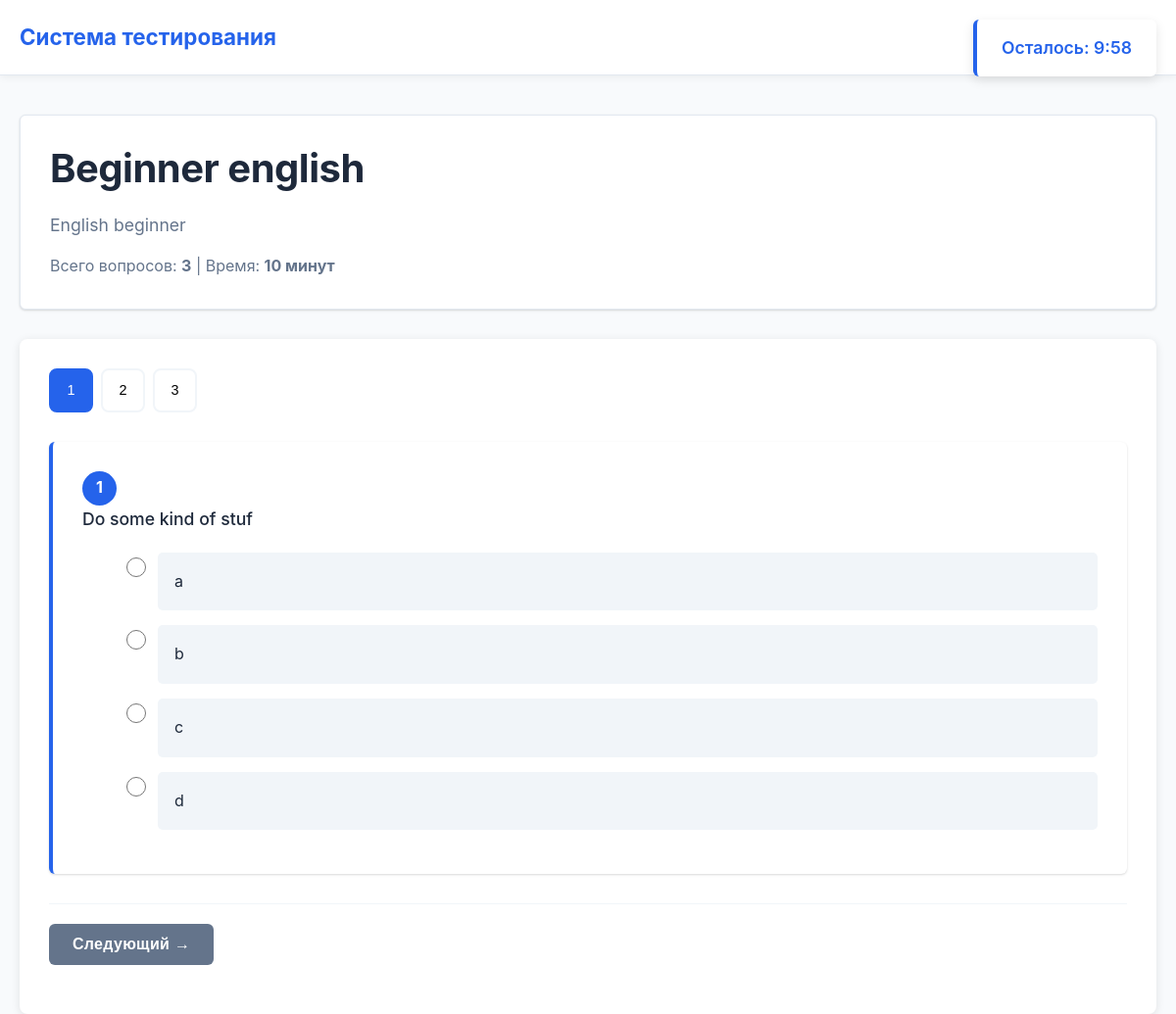
The page /test/7/take/ (signed in) on the database its author committed.
### test_pr/models.py (models this page shows, shortened)
class Test(models.Model):
    STATUS_CHOICES = [
        ('active', 'Активен'),
        ('inactive', 'Неактивен'),
    ]
    ANSWER_DISPLAY_CHOICES = [
        ('after_each', 'После каждого вопроса'),
        ('at_end', 'В конце теста'),
        ('never', 'Не показывать'),
    ]
    title = models.CharField(
        max_length=255,
        verbose_name='Название теста',
        help_text='Введите понятное название теста (например, "История России 10 класс")'
    )
    description = models.TextField(
        blank=True,
        null=True,
        verbose_name='Описание',
        help_text='Краткое описание теста для участников'
    )
    status = models.CharField(
        max_length=10,
        choices=STATUS_CHOICES,
        default='active',
        verbose_name='Статус',
        help_text='Активен - тест доступен участникам, Неактивен - скрыт'
    )
    show_answers = models.CharField(
        max_length=20,
        choices=ANSWER_DISPLAY_CHOICES,
        default='after_each',
        verbose_name='Показывать правильные ответы'
    )
    show_result = models.BooleanField(
        default=True,
        verbose_name='Показывать результат в конце'
    )
    timer_minutes = models.IntegerField(
        null=True,
        blank=True,
        validators=[MinValueValidator(1)],
        verbose_name='Таймер (в минутах)',
        help_text='Оставьте пусто для отсутствия ограничения по времени'
    )
    created_at = models.DateTimeField(auto_now_add=True, verbose_name='Создан')
    updated_at = models.DateTimeField(auto_now=True, verbose_name='Обновлён')
    class Meta:
        verbose_name = 'Тест'
        verbose_name_plural = 'Тесты'
        ordering = ['-created_at']

class Question(models.Model):
    test = models.ForeignKey(
        Test,
        on_delete=models.CASCADE,
        related_name='questions',
        verbose_name='Тест'
    )
    text = models.TextField(
        verbose_name='Текст вопроса',
        help_text='Сформулируйте вопрос четко и понятно'
    )
    order = models.IntegerField(
        default=0,
        verbose_name='Порядок',
        help_text='Порядок отображения вопроса (0 - первый)'
    )
    created_at = models.DateTimeField(auto_now_add=True, verbose_name='Создан')
    class Meta:
        verbose_name = 'Вопрос'
        verbose_name_plural = 'Вопросы'
        ordering = ['test', 'order']
        unique_together = ('test', 'order')

class Answer(models.Model):
    question = models.ForeignKey(
        Question,
        on_delete=models.CASCADE,
        related_name='answers',
        verbose_name='Вопрос'
    )
    text = models.CharField(
        max_length=500,
        verbose_name='Текст ответа',
        help_text='Введите вариант ответа'
    )
    is_correct = models.BooleanField(
        default=False,
        verbose_name='Правильный ответ',
        help_text='Отметьте галочкой, если это правильный ответ'
    )
    order = models.IntegerField(
        default=0,
        verbose_name='Порядок',
        help_text='Порядок отображения варианта (0 - первый)'
    )
    created_at = models.DateTimeField(auto_now_add=True, verbose_name='Создан')
    class Meta:
        verbose_name = 'Ответ'

### test_pr/views.py (the view, shortened to what this page needs)
# urls.py: path('test/<int:test_id>/take/', views.take_test, name='take_test'),
@require_http_methods(["GET", "POST"])
def take_test(request, test_id):
    participant_id = request.session.get('participant_id')
    if not participant_id:
        return redirect('register')
    try:
        participant = Participant.objects.get(id=participant_id)
        test = Test.objects.get(id=test_id, status='active')
    except (Participant.DoesNotExist, Test.DoesNotExist):
        return redirect('test_list')
    existing_result = TestResult.objects.filter(
        test=test,
        participant=participant
    ).first()
    if existing_result:
        return redirect('test_result', result_id=existing_result.id)
    questions = test.questions.all().order_by('order')
    timer_seconds = None
    if test.timer_minutes:
        timer_seconds = test.timer_minutes * 60
    context = {
        'test': test,
        'questions': questions,
        'participant': participant,
        'timer_seconds': timer_seconds,
    }
    return render(request, 'test_pr/take_test.html', context)

### test_pr/templates/test_pr/take_test.html (shortened to what this page needs)
{% extends 'test_pr/base.html' %}
{% block content %}
{% if timer_seconds %}
<div class="timer" id="timer">
    <span id="timer-display">Осталось: {{ timer_minutes }}:00</span>
</div>
{% endif %}
<div class="card" style="margin-bottom: 30px;">
    <h1>{{ test.title }}</h1>
    {% if test.description %}
    <p style="color: var(--dark-gray); font-size: 1.1rem;">{{ test.description }}</p>
    {% endif %}
    <p style="color: var(--dark-gray); margin-top: 15px;">
        Всего вопросов: <strong>{{ questions.count }}</strong>
        {% if test.timer_minutes %}
        | Время: <strong>{{ test.timer_minutes }} минут</strong>
        {% endif %}
    </p>
</div>
<form method="post" class="questions-container">
    <div class="question-nav" id="question-nav">
        {% for question in questions %}
        <button type="button" class="question-nav-btn" data-question="{{ question.id }}">
            {{ forloop.counter }}
        </button>
        {% endfor %}
    </div>
    <div class="questions-wrapper">
        {% for question in questions %}
        <div class="question" id="question-{{ question.id }}" style="display: none;">
            <div style="margin-bottom: 20px;">
                <span class="question-number">{{ forloop.counter }}</span>
                <span class="question-text">{{ question.text }}</span>
            </div>
            <div style="margin-left: 45px;">
                {% for answer in question.answers.all %}
                <div class="answer-option">
                    <input
                        type="radio"
                        name="answer_{{ question.id }}"
                        value="{{ answer.id }}"
                        id="answer_{{ answer.id }}"
                        class="answer-radio"
                        data-question="{{ question.id }}"
                    />
                    <label for="answer_{{ answer.id }}">
                        {{ answer.text }}
                    </label>
                </div>
                {% endfor %}
            </div>
        </div>
        {% endfor %}
    </div>
    <div class="nav-buttons">
        <button type="button" class="btn btn-secondary" id="next-btn">
            Следующий →
        </button>
    </div>
</form>
{% endblock %}

### static/css/style.css (style rules this page uses)
:root { --primary-color: #2563eb; --secondary-color: #1e293b; --success-color: #10b981; --danger-color: #ef4444; --warning-color: #f59e0b; --light-gray: #f1f5f9; --dark-gray: #64748b; --border-color: #e2e8f0; --border-radius: 6px; --shadow: 0 1px 3px rgba(0, 0, 0, 0.1), 0 1px 2px rgba(0, 0, 0, 0.06); --shadow-lg: 0 10px 15px -3px rgba(0, 0, 0, 0.1), 0 4px 6px -2px rgba(0, 0, 0, 0.05); --transition: all 0.2s ease; }
* { margin: 0; padding: 0; box-sizing: border-box; }
html { font-size: 16px; }
body { font-family: -apple-system, BlinkMacSystemFont, 'Segoe UI', Roboto, 'Helvetica Neue', Arial, sans-serif; background: #f8fafc; min-height: 100vh; color: var(--secondary-color); line-height: 1.6; }
.card { background: white; border-radius: var(--border-radius); border: 1px solid var(--border-color); box-shadow: var(--shadow); padding: 30px; margin-bottom: 20px; transition: var(--transition); }
h1, h2, h3, h4, h5, h6 { color: var(--secondary-color); margin-bottom: 20px; font-weight: 700; letter-spacing: -0.5px; }
h1 { font-size: 2.5rem; line-height: 1.2; }
.btn { padding: 12px 24px; border: none; border-radius: var(--border-radius); font-size: 1rem; font-weight: 600; cursor: pointer; transition: var(--transition); display: inline-block; text-align: center; text-decoration: none; vertical-align: middle; letter-spacing: 0.3px; }
.btn-secondary { background-color: var(--dark-gray); color: white; }
.timer { position: fixed; top: 20px; right: 20px; background: white; padding: 15px 25px; border-radius: var(--border-radius); box-shadow: 0 4px 12px rgba(0, 0, 0, 0.1); font-size: 1.1rem; font-weight: 600; color: var(--primary-color); z-index: 1000; border-left: 4px solid var(--primary-color); transition: var(--transition); }
.question { background: white; padding: 30px; margin-bottom: 30px; border-radius: var(--border-radius); box-shadow: var(--shadow); border-left: 4px solid var(--primary-color); transition: var(--transition); }
.question-number { display: inline-block; width: 35px; height: 35px; background-color: var(--primary-color); color: white; border-radius: 50%; display: flex; align-items: center; justify-content: center; font-weight: bold; margin-right: 10px; }
.question-text { margin-bottom: 20px; font-size: 1.1rem; font-weight: 500; }
.answer-option { margin-bottom: 15px; display: flex; align-items: flex-start; }
.answer-option input[type="radio"] { margin-right: 12px; margin-top: 5px; cursor: pointer; width: 20px; height: 20px; }
.answer-option label { margin: 0; cursor: pointer; flex-grow: 1; padding: 15px; border-radius: 5px; transition: var(--transition); background-color: var(--light-gray); flex: 1; border: 2px solid transparent; }

### test_pr/templates/test_pr/take_test.html (style rules this page uses)
.questions-container { background: white; border-radius: 8px; box-shadow: 0 2px 10px rgba(0, 0, 0, 0.1); padding: 30px; }
.question-nav { display: flex; gap: 8px; margin-bottom: 30px; flex-wrap: wrap; }
.question-nav-btn { width: 45px; height: 45px; border-radius: 8px; border: 2px solid var(--light-gray); background: white; cursor: pointer; font-weight: 500; transition: all 0.3s ease; font-size: 0.9rem; }
.question-nav-btn.active { background-color: var(--primary-color); color: white; border-color: var(--primary-color); }
.questions-wrapper { min-height: 400px; }
.nav-buttons { display: flex; gap: 15px; justify-content: space-between; margin-top: 30px; padding-top: 20px; border-top: 1px solid var(--light-gray); }

### rows shown on the page
Test: title "Beginner english", description "English beginner", timer_minutes "10"
Question: text "Do some kind of stuf"
Answer: text "a"
Answer: text "b"
Answer: text "c"
Answer: text "d"

### other values the page prints
{{ questions.count }} "3"
